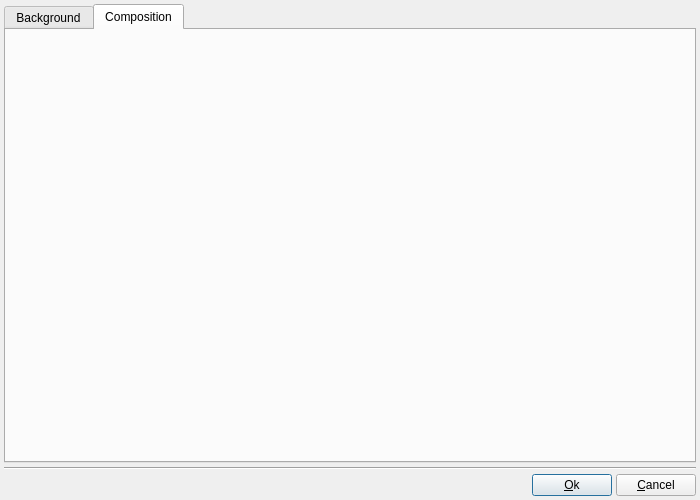
<?xml version="1.0" encoding="UTF-8"?>
<ui version="4.0">
 <class>DlgBackgroundProperties</class>
 <widget class="QDialog" name="DlgBackgroundProperties">
  <property name="geometry">
   <rect>
    <x>0</x>
    <y>0</y>
    <width>700</width>
    <height>500</height>
   </rect>
  </property>
  <property name="minimumSize">
   <size>
    <width>700</width>
    <height>500</height>
   </size>
  </property>
  <property name="font">
   <font>
    <pointsize>9</pointsize>
   </font>
  </property>
  <property name="windowTitle">
   <string>Background properties</string>
  </property>
  <layout class="QVBoxLayout" name="verticalLayout">
   <property name="spacing">
    <number>4</number>
   </property>
   <property name="margin">
    <number>4</number>
   </property>
   <item>
    <widget class="QTabWidget" name="tabWidget">
     <property name="currentIndex">
      <number>1</number>
     </property>
     <widget class="QWidget" name="BackgroundTab">
      <attribute name="title">
       <string>Background</string>
      </attribute>
      <layout class="QVBoxLayout" name="verticalLayout_6">
       <property name="spacing">
        <number>2</number>
       </property>
       <property name="margin">
        <number>2</number>
       </property>
       <item>
        <widget class="wgt_QBackgroundDefWidget" name="BackgroundDefWidget" native="true"/>
       </item>
      </layout>
     </widget>
     <widget class="QWidget" name="CompositionTab">
      <attribute name="title">
       <string>Composition</string>
      </attribute>
      <layout class="QVBoxLayout" name="verticalLayout_2">
       <property name="spacing">
        <number>2</number>
       </property>
       <property name="margin">
        <number>2</number>
       </property>
       <item>
        <widget class="wgt_QCompositionWidget" name="CompositionWidget" native="true"/>
       </item>
      </layout>
     </widget>
    </widget>
   </item>
   <item>
    <widget class="Line" name="line">
     <property name="orientation">
      <enum>Qt::Horizontal</enum>
     </property>
    </widget>
   </item>
   <item>
    <layout class="QHBoxLayout" name="horizontalLayout_2">
     <property name="spacing">
      <number>4</number>
     </property>
     <item>
      <spacer name="horizontalSpacer_2">
       <property name="orientation">
        <enum>Qt::Horizontal</enum>
       </property>
       <property name="sizeHint" stdset="0">
        <size>
         <width>40</width>
         <height>20</height>
        </size>
       </property>
      </spacer>
     </item>
     <item>
      <widget class="QPushButton" name="OKBT">
       <property name="text">
        <string>&amp;Ok</string>
       </property>
       <property name="icon">
        <iconset>
         <normaloff>icons/agt_action_success.png</normaloff>icons/agt_action_success.png</iconset>
       </property>
      </widget>
     </item>
     <item>
      <widget class="QPushButton" name="CloseBT">
       <property name="text">
        <string>&amp;Cancel</string>
       </property>
       <property name="icon">
        <iconset>
         <normaloff>icons/agt_action_fail.png</normaloff>icons/agt_action_fail.png</iconset>
       </property>
      </widget>
     </item>
    </layout>
   </item>
  </layout>
 </widget>
 <customwidgets>
  <customwidget>
   <class>wgt_QBackgroundDefWidget</class>
   <extends>QWidget</extends>
   <header>wgt_QBackgroundDefWidget.h</header>
   <container>1</container>
  </customwidget>
  <customwidget>
   <class>wgt_QCompositionWidget</class>
   <extends>QWidget</extends>
   <header>wgt_QCompositionWidget.h</header>
   <container>1</container>
  </customwidget>
 </customwidgets>
 <resources/>
 <connections/>
</ui>
